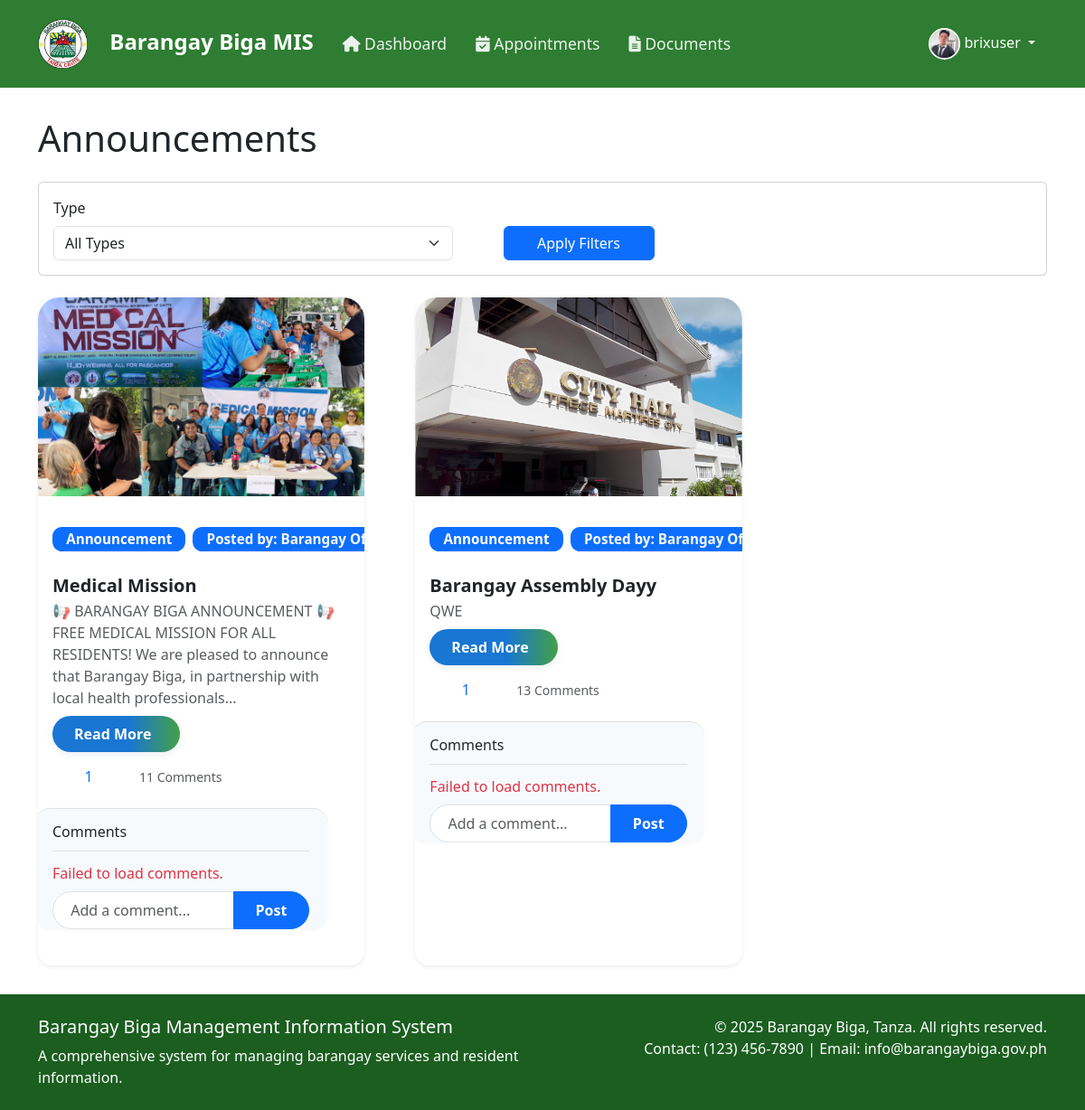
Screenshot of /resident/announcements.php (signed in) with the database file from the repository.
### tables this page shows
CREATE TABLE `users` (
  `user_id` int(11) NOT NULL,
  `username` varchar(50) NOT NULL,
  `password` varchar(255) NOT NULL,
  `email` varchar(100) NOT NULL,
  `role` enum('admin','resident') NOT NULL,
  `is_senior_citizen` tinyint(1) DEFAULT 0,
  `is_active` tinyint(1) DEFAULT 1,
  `profile_picture` varchar(255) DEFAULT NULL,
  `last_login` timestamp NULL DEFAULT NULL,
  `failed_login_attempts` int(11) DEFAULT 0,
  `created_at` timestamp NOT NULL DEFAULT current_timestamp(),
  `updated_at` timestamp NOT NULL DEFAULT current_timestamp() ON UPDATE current_timestamp(),
  `reset_code` varchar(6) DEFAULT NULL,
  `reset_code_expires` datetime DEFAULT NULL
);

CREATE TABLE `announcements` (
  `announcement_id` int(11) NOT NULL,
  `title` varchar(255) NOT NULL,
  `content` text NOT NULL,
  `type` enum('health','general','event') NOT NULL,
  `status` enum('draft','published','archived') NOT NULL DEFAULT 'draft',
  `is_public` tinyint(1) NOT NULL DEFAULT 1,
  `image` varchar(255) DEFAULT NULL,
  `created_by` int(11) NOT NULL,
  `is_active` tinyint(1) DEFAULT 1,
  `created_at` timestamp NOT NULL DEFAULT current_timestamp(),
  `updated_at` timestamp NOT NULL DEFAULT current_timestamp() ON UPDATE current_timestamp()
);

### includes/auth.php (called while the page is built, shortened)
<?php
function is_logged_in() {
    return isset($_SESSION['user_id']);
}
function is_admin() {
    return isset($_SESSION['role']) && $_SESSION['role'] === 'admin';
}
function get_current_user_id() {
    return $_SESSION['user_id'] ?? null;
}
function get_current_user_role() {
    return $_SESSION['role'] ?? null;
}
?>

### includes/functions.php (called while the page is built, shortened)
<?php
function truncate_text($text, $length = 100, $append = '...') {
    if (strlen($text) <= $length) {
        return $text;
    }
    $text = substr($text, 0, $length);
    $text = substr($text, 0, strrpos($text, ' '));
    return $text . $append;
}

### resident/announcements.php (the view, shortened to what this page needs)
<?php
$page_title = 'Announcements';
require_once '../includes/header.php';
require_once '../includes/functions.php';
$user_id = get_current_user_id();
$id = isset($_GET['id']) ? (int)$_GET['id'] : null;
try {
    $type_filter = $_GET['type'] ?? 'all';
    if ($id) {
        $query = "
            SELECT a.*, u.username as created_by_username,
                (SELECT COUNT(*) FROM announcement_comments c WHERE c.announcement_id = a.announcement_id) as comment_count,
                (SELECT COUNT(*) FROM announcement_likes l WHERE l.announcement_id = a.announcement_id) as like_count,
                (SELECT COUNT(*) FROM announcement_likes l WHERE l.announcement_id = a.announcement_id AND l.user_id = ?) as user_liked
            FROM announcements a
            JOIN users u ON a.created_by = u.user_id
            WHERE a.announcement_id = ? AND a.status = 'published' AND a.is_public = 1
        ";
        $params = [$user_id, $id];
        $types = "ii";
        $stmt = $conn->prepare($query);
        $stmt->bind_param($types, ...$params);
        $stmt->execute();
        $announcements = $stmt->get_result()->fetch_all(MYSQLI_ASSOC);
    } else {
        $query = "
            SELECT a.*, u.username as created_by_username,
                (SELECT COUNT(*) FROM announcement_comments c WHERE c.announcement_id = a.announcement_id) as comment_count,
                (SELECT COUNT(*) FROM announcement_likes l WHERE l.announcement_id = a.announcement_id) as like_count,
                (SELECT COUNT(*) FROM announcement_likes l WHERE l.announcement_id = a.announcement_id AND l.user_id = ?) as user_liked
            FROM announcements a
            JOIN users u ON a.created_by = u.user_id
            WHERE a.status = 'published'
            AND a.is_public = 1
        ";
        $params = [$user_id];
        $types = "i";
        $query .= " ORDER BY a.created_at DESC";
        $stmt = $conn->prepare($query);
        $stmt->bind_param($types, ...$params);
        $stmt->execute();
        $announcements = $stmt->get_result()->fetch_all(MYSQLI_ASSOC);
    }
} catch (Exception $e) {
    error_log("Announcement List Error: " . $e->getMessage());
    $error = "An error occurred while loading announcements.";
    $announcements = [];
}
?>
<div class="card mb-4">
    <div class="card-body">
        <form method="GET" class="row g-3">
            <div class="col-md-5">
                <label for="type" class="form-label">Type</label>
                <select class="form-select" id="type" name="type">
                    <option value="all" <?php echo $type_filter === 'all' ? 'selected' : ''; ?>>
                        All Types
                    </option>
                </select>
            </div>
            <div class="col-md-2 d-flex align-items-end">
                <button type="submit" class="btn btn-primary w-100">Apply Filters</button>
            </div>
        </form>
    </div>
</div>
<div class="row g-3">
    <?php if (empty($announcements)): ?>
        <div class="col-12">
            <div class="alert alert-info mb-0">
                <i class="fas fa-info-circle me-2"></i>
                No announcements available at the moment.
            </div>
        </div>
    <?php else: ?>
        <?php foreach ($announcements as $announcement): ?>
            <div class="col-md-6 col-lg-4 d-flex">
                <div class="card mb-3 border-0 shadow-sm rounded-4 overflow-hidden position-relative announcement-card h-100">
                    <?php if (!empty($announcement['image'])): ?>
                        <img src="/capstone2/uploads/announcements/<?php echo htmlspecialchars($announcement['image']); ?>" class="card-img-top" alt="Announcement Image" style="max-height: 220px; object-fit: cover;">
                    <?php endif; ?>
                    <div class="card-body">
                        <div class="d-flex gap-2 align-items-center mb-2">
                            <span class="badge bg-<?php echo $announcement['type'] === 'health' ? 'danger' : ($announcement['type'] === 'event' ? 'success' : 'primary'); ?>">
                                <?php echo ucfirst($announcement['type']); ?> Announcement
                            </span>
                            <span class="badge bg-primary text-light">Posted by: Barangay Official</span>
                        </div>
                        <h5 class="fw-bold mb-1"><?php echo htmlspecialchars($announcement['title']); ?></h5>
                        <p class="mb-2 text-muted"><?php echo truncate_text($announcement['content'], 180); ?></p>
                        <button class="btn btn-primary rounded-pill px-4 py-2 fw-bold d-inline-flex align-items-center gap-2 read-more-btn" data-bs-toggle="modal" data-bs-target="#viewModal<?php echo $announcement['announcement_id']; ?>">
                            Read More <i class="bi bi-arrow-right"></i>
                        </button>
                        <div class="d-flex align-items-center mb-2">
                            <button class="btn btn-link text-decoration-none me-2 like-btn <?php echo $announcement['user_liked'] ? 'text-primary' : 'text-muted'; ?>" data-announcement-id="<?php echo $announcement['announcement_id']; ?>">
                                <span id="like-count-<?php echo $announcement['announcement_id']; ?>"><?php echo $announcement['like_count']; ?></span>
                            </button>
                            <span class="ms-2 text-muted small">
                                <span class="comment-count comments-link" id="comment-count-<?php echo $announcement['announcement_id']; ?>" style="cursor:pointer;" data-announcement-id="<?php echo $announcement['announcement_id']; ?>">
                                    <?php echo $announcement['comment_count']; ?>
                                </span> Comments
                            </span>
                        </div>
                        <div class="comments-section mt-3">
                            <h6 class="mb-2">Comments</h6>
                            <div class="add-comment-divider"></div>
                            <div class="comments-list" id="comments-list-<?php echo $announcement['announcement_id']; ?>">
                            </div>
                            <form class="add-comment-form mt-2" data-announcement-id="<?php echo $announcement['announcement_id']; ?>">
                                <div class="input-group">
                                    <input type="text" name="comment" class="form-control" placeholder="Add a comment..." required>
                                    <button class="btn btn-primary" type="submit">Post</button>
                                </div>
                            </form>
                        </div>
                    </div>
                </div>
            </div>
        <?php endforeach; ?>
    <?php endif; ?>
</div>
<?php require_once '../includes/footer.php'; ?>

### includes/header.php (shortened to what this page needs)
<?php
require_once __DIR__ . '/auth.php';
$current_page = basename($_SERVER['PHP_SELF']);
$user_role = get_current_user_role();
$is_admin = is_admin();
$profile_picture = '/capstone2/images/profiledefault.png';
if (is_logged_in()) {
    $user_id = $_SESSION['user_id'];
    $stmt = $conn->prepare("SELECT profile_picture FROM users WHERE user_id = ?");
    $stmt->bind_param("i", $user_id);
    $stmt->execute();
    $result = $stmt->get_result();
    if ($row = $result->fetch_assoc()) {
        if (!empty($row['profile_picture']) && $row['profile_picture'] !== 'NULL') {
            $profile_picture = $row['profile_picture'];
        }
    }
}
?>
<!DOCTYPE html>
<html lang="en">
<head>
    <link href="https://cdn.jsdelivr.net/npm/bootstrap@5.3.0/dist/css/bootstrap.min.css" rel="stylesheet">
    <link href="https://cdnjs.cloudflare.com/ajax/libs/font-awesome/6.0.0/css/all.min.css" rel="stylesheet">
</head>
<body>
    <nav class="navbar navbar-expand-lg navbar-dark">
        <div class="container">
            <a class="navbar-brand" href="/capstone2/index.php">
                <img src="/capstone2/images/R.png" alt="Barangay Biga Logo" height="55" style="margin-right:18px;" class="logo">
                Barangay Biga MIS
            </a>
            <div class="collapse navbar-collapse" id="navbarNav">
                <?php if (is_logged_in()): ?>
                    <ul class="navbar-nav me-auto">
                        <li class="nav-item">
                            <a class="nav-link <?php echo $current_page === 'dashboard.php' ? 'active' : ''; ?>"
                               href="/capstone2/<?php echo $user_role; ?>/dashboard.php">
                                <i class="fas fa-home"></i> Dashboard
                            </a>
                        </li>
                        <?php if ($is_admin): ?>
                            <li class="nav-item">
                                <a class="nav-link <?php echo $current_page === 'services.php' ? 'active' : ''; ?>"
                                   href="/capstone2/admin/services.php">
                                    <i class="fas fa-file-alt"></i> Services
                                </a>
                            </li>
                        <?php else: ?>
                            <li class="nav-item">
                                <a class="nav-link <?php echo $current_page === 'appointments.php' ? 'active' : ''; ?>"
                                   href="/capstone2/resident/appointments.php">
                                    <i class="fas fa-calendar-check"></i> Appointments
                                </a>
                            </li>
                            <li class="nav-item">
                                <a class="nav-link <?php echo $current_page === 'documents.php' ? 'active' : ''; ?>"
                                   href="/capstone2/resident/documents.php">
                                    <i class="fas fa-file-alt"></i> Documents
                                </a>
                            </li>
                        <?php endif; ?>
                    </ul>
                    <div class="user-menu">
                        <div class="dropdown">
                            <button class="btn btn-link dropdown-toggle text-white text-decoration-none" type="button"
                                    id="userMenu" data-bs-toggle="dropdown" aria-expanded="false">
                                <img src="<?php echo htmlspecialchars($profile_picture); ?>"
                                     alt="Profile Picture">
                                <?php echo htmlspecialchars($_SESSION['username']); ?>
                            </button>
                        </div>
                    </div>
                <?php endif; ?>
            </div>
        </div>
    </nav>
    <div class="main-content">
        <div class="container">
            <?php if (isset($page_title)): ?>
                <h1 class="mb-4"><?php echo htmlspecialchars($page_title); ?></h1>
            <?php endif; ?>

### includes/footer.php (shortened to what this page needs)
        </div>
    </div>
    <footer class="footer">
        <div class="container">
            <div class="row">
                <div class="col-md-6">
                    <h5>Barangay Biga Management Information System</h5>
                    <p class="mb-0">A comprehensive system for managing barangay services and resident information.</p>
                </div>
                <div class="col-md-6 text-md-end">
                    <p class="mb-0">&copy; <?php echo date('Y'); ?> Barangay Biga, Tanza. All rights reserved.</p>
                    <p class="mb-0">Contact: (123) 456-7890 | Email: info@barangaybiga.gov.ph</p>
                </div>
            </div>
        </div>
    </footer>
</body>
</html>

### includes/header.php (style rules this page uses)
:root { --primary-color: #2E7D32; --primary-light: #4CAF50; --primary-dark: #1B5E20; }
body { font-size: 16px; min-height: 100vh; display: flex; flex-direction: column; }
.navbar { background-color: var(--primary-color); padding: 1rem; }
.navbar-brand { color: white !important; font-size: 1.5rem; font-weight: 600; }
.nav-link { color: rgba(255, 255, 255, 0.9) !important; font-size: 1.1rem; padding: 0.5rem 1rem !important; transition: color 0.3s ease; }
.user-menu { color: white; display: flex; align-items: center; gap: 10px; }
.user-menu img { width: 35px; height: 35px; border-radius: 50%; object-fit: cover; border: 2px solid white; }
.main-content { flex: 1; padding: 2rem 0; }
.footer { background-color: var(--primary-dark); color: white; padding: 1.5rem 0; margin-top: auto; }

### resident/announcements.php (style rules this page uses)
.row.g-3 { row-gap: 2rem !important; column-gap: 2.5rem !important; }
.card.announcement-card { border-radius: 1.5rem; box-shadow: 0 2px 16px rgba(44, 62, 80, 0.08); transition: box-shadow 0.2s, transform 0.2s; overflow: hidden; margin-bottom: 2rem; display: flex; flex-direction: column; min-height: 100%; padding-bottom: 0.5rem; }
.card.announcement-card .card-body { padding-bottom: 0.5rem; }
.card-img-top { border-top-left-radius: 1.5rem; border-top-right-radius: 1.5rem; object-fit: cover; min-height: 180px; max-height: 220px; }
.announcement-card h5, .announcement-card h4 { font-weight: 700; font-size: 1.25rem; margin-bottom: 0.5rem; }
.announcement-card .badge { font-size: 0.95em; border-radius: 0.7em; padding: 0.4em 1em; }
.announcement-card .read-more-btn { background: linear-gradient(90deg, #1976d2 60%, #43a047 100%); border: none; color: #fff; border-radius: 2em; font-weight: 600; box-shadow: 0 2px 8px rgba(44,62,80,0.10); transition: background 0.2s, box-shadow 0.2s, transform 0.2s; margin-bottom: 0.5rem; }
.announcement-card .like-btn { border-radius: 2em; font-weight: 500; min-width: 80px; }
.announcement-card .comments-section { border-top: 1px solid #e0e0e0; margin-top: 1.2rem; padding-top: 1rem; background: #f7fafd; border-radius: 1em; padding-left: 1.2rem; padding-right: 1.2rem; margin-left: -1.2rem; margin-right: -1.2rem; box-shadow: 0 1px 4px rgba(44,62,80,0.04); max-width: 98%; margin-bottom: 0.5rem; }
.comments-list { margin-bottom: 0.5rem; }
.add-comment-divider { border-top: 1px solid #e0e0e0; margin: 0.7em 0 0.7em 0; }
.add-comment-form { margin-top: 0.5em; }
.add-comment-form .form-control { border-radius: 2em 0 0 2em; padding-left: 1.2em; font-size: 1em; }
.add-comment-form .btn { border-radius: 0 2em 2em 0; font-weight: 600; padding: 0.5em 1.5em; }

### rows the page displays
users: profile_picture (picture)
announcements: image (picture), title "Medical Mission", content "📢 BARANGAY BIGA ANNOUNCEMENT 📢 FREE MEDICAL MISSION FOR ALL RESIDENTS! We are pleased to announce that Barangay Biga, in partnership with local health professionals...", like_count "1", comment_count "11"
announcements: image (picture), title "Barangay Assembly Dayy", content "QWE", like_count "1", comment_count "13"

### other values shown
$_SESSION['username'] "brixuser"
$page_title "Announcements"
